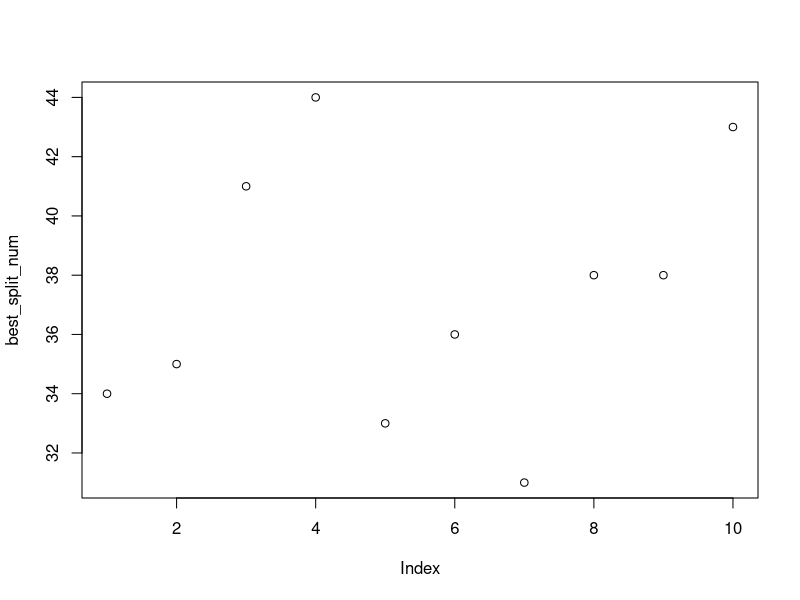

Source code (R):
make_choice<-function(N,split_number){
  input_list<-sample(1:N,N,replace = FALSE)
  best_n<-max(input_list[1:split_number])
  if(best_n==N) return(input_list[N])
  else{
  for (i in (split_number+1):N) {
    if(best_n<input_list[i]){
      return(input_list[i])
      break
    }
  }
}}

find_optimal<-function(N,run_time){
#N<-100
#run_time<-1000
choice_mean<-c()
prob_opt<-c()
for (split_numer in 1:(N-1)) {
  count_opt<-0
  choice_res<-c()
  for (i in 1:run_time) 
    choice_res[i]<-make_choice(N,split_numer)
  count_opt<-sum(ifelse(choice_res==N,1,0))
  choice_mean[split_numer]<-mean(choice_res)
  prob_opt[split_numer]<-count_opt/run_time
}

best_split<-0
best_mean<-0
for (i in 1:(N-1)) {
  if(prob_opt[i]==max(prob_opt))
    best_split<-i
  if(choice_mean[i]==max(choice_mean))
    best_mean<-i
}
#plot(choice_mean)
#plot(prob_opt)
#max(prob_opt)
#best_split
#best_mean
return(best_split)
}

best_split_num<-c()
for (i in 1:10) {
  best_split_num[i]<-find_optimal(100,1000)
}
plot(best_split_num)
mean(best_split_num)
